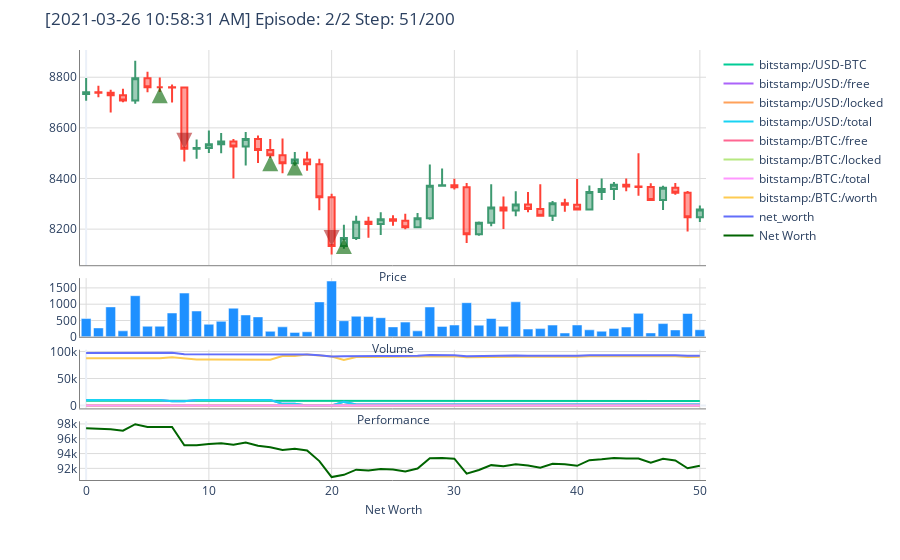
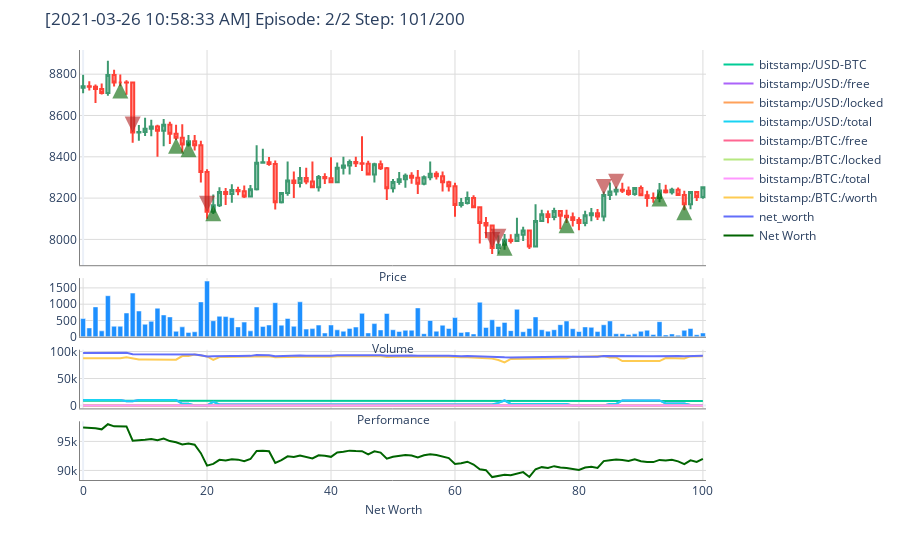
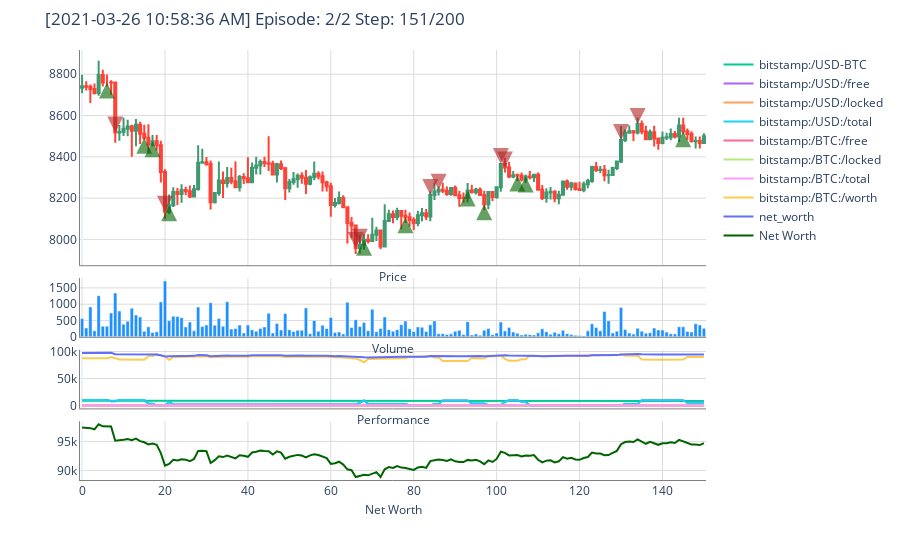
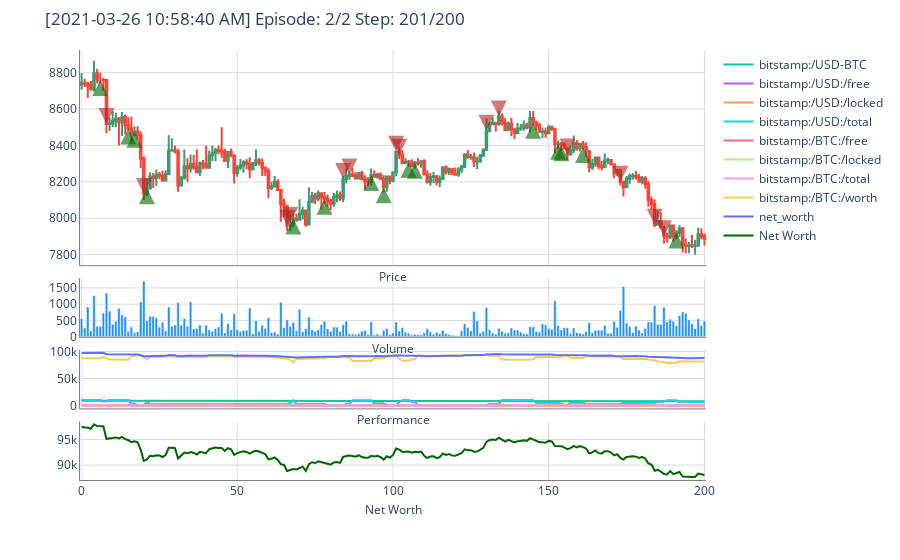

Notebook code for these charts, in order:
### Markdown cell above
## Setup and Train DQN Agent

### Code cell
agent = DQNAgent(env)

agent.train(n_steps=200, n_episodes=2, save_path="agents/")
